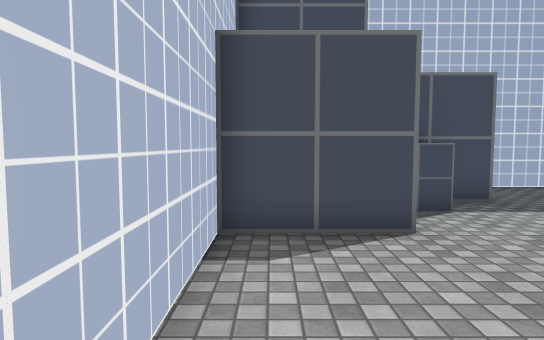
[1] (above)

16 first-person views from a walk through a Unity game level. The camera is 1.4 m above the floor, tilts 4° down and sees 75° across. The floor is counted in squares, 1 m on a side. Each view is taken from the middle of a square. On the plan, view 1 faces up. The plan holds only what a view shows up to about 15 squares ahead; the rest is blank. The place goes on beyond the plan. Some animated figures are left out. Some surface patterns are stand-ins.

[2]
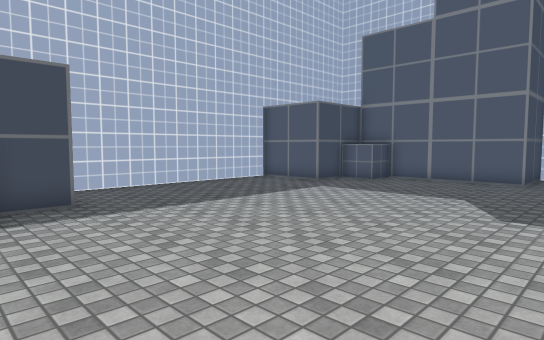

[3]
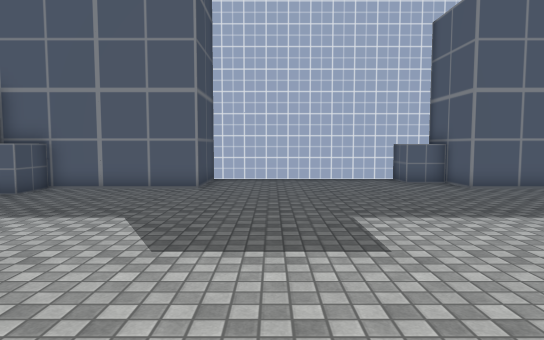

[4]
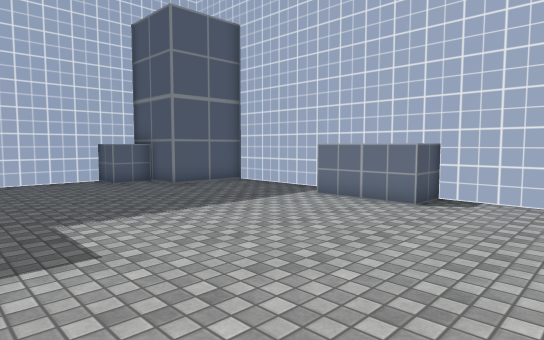

[5]
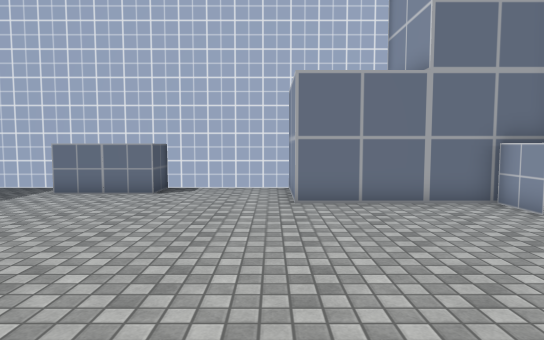

[6]
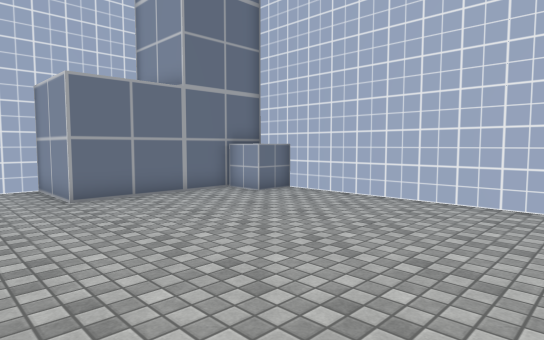

[7]
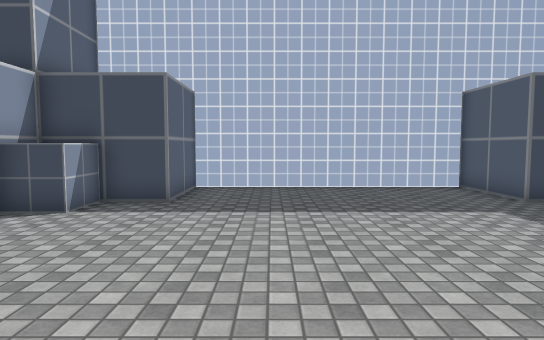

[8]
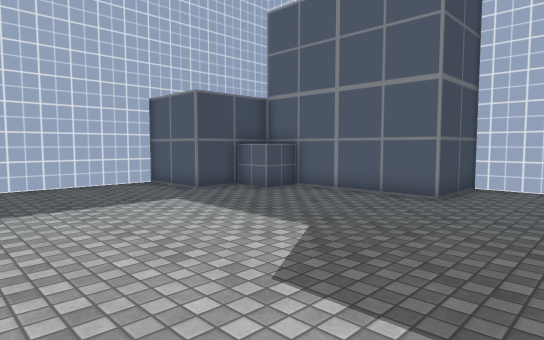

[9]
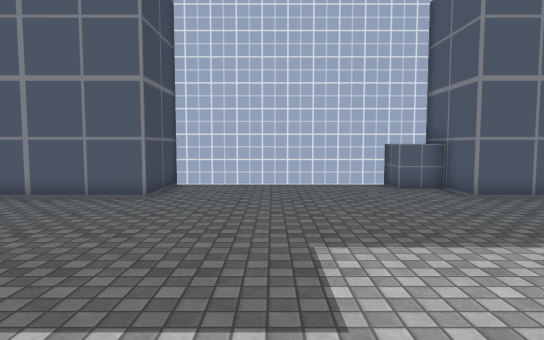

[10]
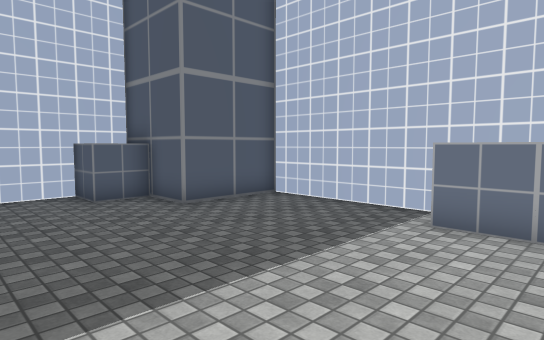

[11]
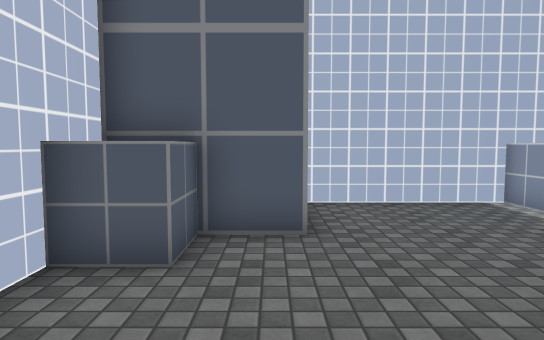

[12]
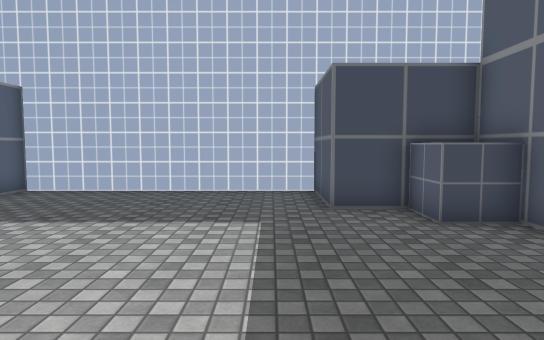

[13]
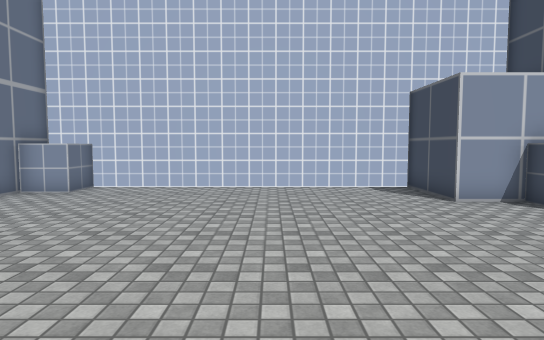

[14]
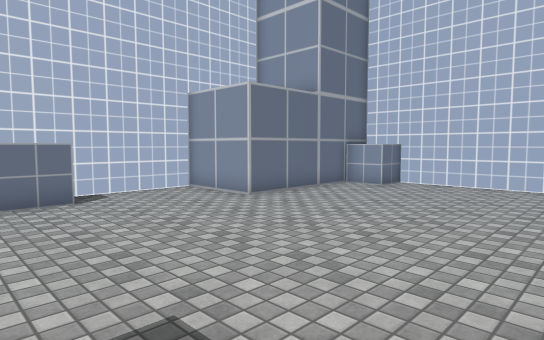

[15]
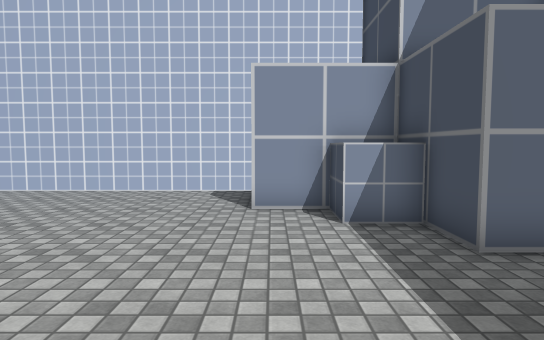

[16]
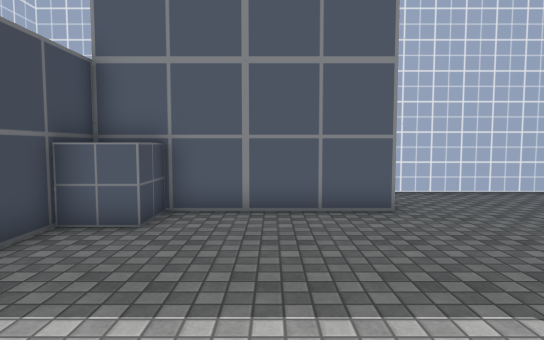

### Floor plan
Points are (right, up) in squares from view 1. A wall is a line through its corners. A room is listed if a view was taken in it or the views show most of it. See-through windows are left out.
Room 1 (views 1, 2, 3, 4, 5, 6, 7, 8, 9, 10, 11, 12, 13, 14, 15, 16)
walls: (12.4, -9.6) (17.5, -9.6) (17.5, -6.4) (20.6, -6.4); (20.6, -4.5) (20.6, 2.4) (17.5, 2.4) (17.5, 8.7) (14.3, 8.7) (14.3, 11.9) (5.4, 11.9) (5.4, 8.7) (2.3, 8.7) (2.3, 5.6) (-0.9, 5.6) (-0.9, -6.4) (5.4, -6.4) (5.4, -9.6) (9.6, -9.6)
objects: other object (0, -6) to (0, -5); other object (3, 7) to (4, 8); other object (10, -10) to (10, -8); other object (11, -10) to (12, -8); other object (16, 7) to (17, 8); other object (19, -6) to (21, -5)

Positions as (right, up) in squares from view 1, and headings:
1: (0, 0), facing up
2: (3, 0), facing up-right
3: (6, 0), facing right
4: (6, 0), facing down-right
5: (6, 2), facing down
6: (8, 3), facing down-left
7: (8, 0), facing up
8: (8, -1), facing up-right
9: (8, -1), facing right
10: (10, -2), facing down-right
11: (18, -1), facing down
12: (13, 1), facing up
13: (11, 1), facing left
14: (12, 1), facing down-left
15: (10, 6), facing left
16: (10, 5), facing right
